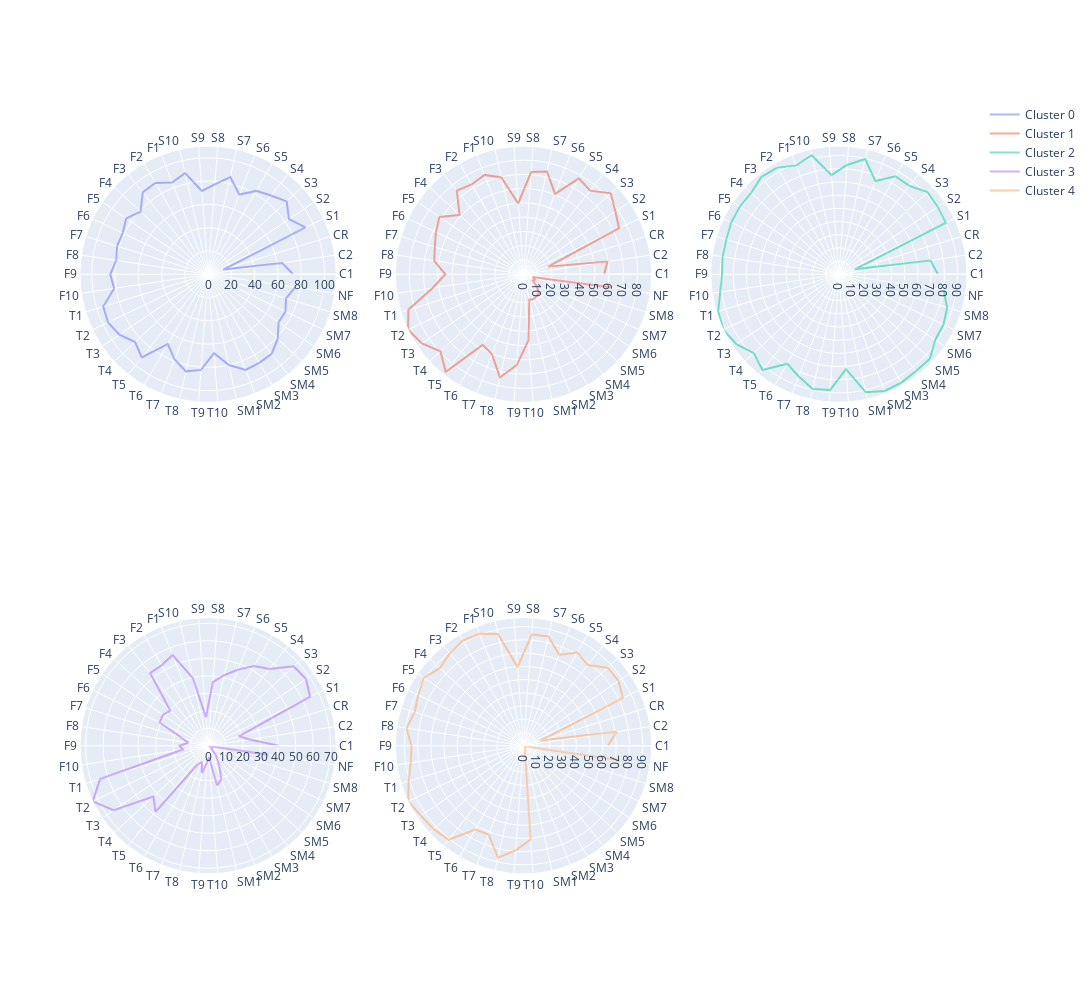

Notebook code cell kept with this figure:
### Code cell
import plotly.graph_objects as go
from plotly.subplots import make_subplots


n = 3
m=2
db = df.drop(columns=['Carrera','Campus','Sem','Sexo','Apr'])
categories = df.drop(columns=['labels','Carrera','Campus','Sem','Sexo','Apr']).columns
fig = make_subplots(rows=m,cols=n,specs=[[{'type': 'polar'}]*n]*m)

for i in range(len(clusters)):
    radio= db[db.labels ==i].drop(columns=['labels']).mean().values
    fig.add_trace(go.Scatterpolar(
          r= [*radio, radio[0]],
          theta=categories,
          #fill='toself',
            opacity=0.5,
          name=f'Cluster {i}'
    ),
        row=(i//n) +1, 
        col= (i%n) +1,
                 )

fig.update_layout(
    autosize=False,
    width=1200,
       height=1000,
    showlegend=True,
    polar=dict(
    radialaxis=dict(
      visible=True,
      range=[0, 110]
    )),
)

fig.show()
fig.write_image('ClusterH.png',format='png')

### Figure 1 — Plotly figure (JSON) as saved in the notebook; plotly's stock layout.template omitted (floating-point values rounded to 4 significant figures)
{"data": [{"name": "Cluster 0", "opacity": 0.5, "r": [72.94, 64.39, 13.67, 92.73, 84.04, 91.98, 86.44, 82.62, 73.46, 85.58, 77.43, 71.76, 89.02, 84.67, 90.56, 90.0, 79.09, 85.05, 81.41, 81.75, 79.8, 84.04, 81.58, 94.26, 95.35, 92.2, 85.6, 91.39, 69.3, 78.67, 85.51, 82.36, 67.99, 79.97, 88.3, 87.87, 87.47, 81.47, 73.25, 73.7, 70.03, 75.46, 72.94], "subplot": "polar", "theta": ["C1", "C2", "CR", "S1", "S2", "S3", "S4", "S5", "S6", "S7", "S8", "S9", "S10", "F1", "F2", "F3", "F4", "F5", "F6", "F7", "F8", "F9", "F10", "T1", "T2", "T3", "T4", "T5", "T6", "T7", "T8", "T9", "T10", "SM1", "SM2", "SM3", "SM4", "SM5", "SM6", "SM7", "SM8", "NF"], "type": "scatterpolar"}, {"name": "Cluster 1", "opacity": 0.5, "r": [56.51, 59.47, 18.12, 74.38, 77.93, 83.39, 74.91, 77.65, 60.48, 73.88, 71.84, 49.74, 69.62, 74.79, 72.66, 74.92, 61.15, 71.25, 68.14, 65.01, 63.28, 54.76, 64.42, 84.46, 89.79, 86.1, 79.39, 87.46, 57.17, 60.32, 74.19, 63.9, 46.52, 18.33, 18.87, 17.89, 17.29, 13.07, 7.894, 8.968, 6.72, 62.6, 56.51], "subplot": "polar2", "theta": ["C1", "C2", "CR", "S1", "S2", "S3", "S4", "S5", "S6", "S7", "S8", "S9", "S10", "F1", "F2", "F3", "F4", "F5", "F6", "F7", "F8", "F9", "F10", "T1", "T2", "T3", "T4", "T5", "T6", "T7", "T8", "T9", "T10", "SM1", "SM2", "SM3", "SM4", "SM5", "SM6", "SM7", "SM8", "NF"], "type": "scatterpolar"}, {"name": "Cluster 2", "opacity": 0.5, "r": [75.13, 70.19, 12.72, 89.99, 90.62, 91.6, 85.72, 85.81, 75.89, 89.6, 83.04, 75.3, 92.51, 88.64, 93.34, 94.31, 90.63, 90.88, 90.5, 89.37, 89.18, 88.59, 90.95, 95.78, 97.12, 94.03, 87.97, 92.91, 78.33, 83.26, 89.24, 87.96, 72.11, 91.8, 94.99, 94.86, 93.87, 94.15, 88.4, 88.01, 85.84, 80.37, 75.13], "subplot": "polar3", "theta": ["C1", "C2", "CR", "S1", "S2", "S3", "S4", "S5", "S6", "S7", "S8", "S9", "S10", "F1", "F2", "F3", "F4", "F5", "F6", "F7", "F8", "F9", "F10", "T1", "T2", "T3", "T4", "T5", "T6", "T7", "T8", "T9", "T10", "SM1", "SM2", "SM3", "SM4", "SM5", "SM6", "SM7", "SM8", "NF"], "type": "scatterpolar"}, {"name": "Cluster 3", "opacity": 0.5, "r": [40.32, 23.97, 18.41, 64.66, 67.69, 66.76, 56.18, 52.56, 46.76, 41.34, 36.45, 16.36, 39.84, 55.74, 53.08, 53.12, 29.57, 31.26, 30.69, 16.4, 11.49, 16.27, 14.59, 64.63, 73.22, 65.36, 42.69, 48.22, 12.71, 9.796, 15.96, 9.933, 6.467, 23.31, 20.55, 12.61, 7.147, 2.88, 1.716, 3.111, 0.4444, 34.82, 40.32], "subplot": "polar4", "theta": ["C1", "C2", "CR", "S1", "S2", "S3", "S4", "S5", "S6", "S7", "S8", "S9", "S10", "F1", "F2", "F3", "F4", "F5", "F6", "F7", "F8", "F9", "F10", "T1", "T2", "T3", "T4", "T5", "T6", "T7", "T8", "T9", "T10", "SM1", "SM2", "SM3", "SM4", "SM5", "SM6", "SM7", "SM8", "NF"], "type": "scatterpolar"}, {"name": "Cluster 4", "opacity": 0.5, "r": [63.72, 71.17, 13.34, 83.27, 86.91, 86.63, 78.06, 81.26, 73.78, 84.6, 84.29, 59.66, 86.65, 90.91, 91.63, 89.29, 86.25, 91.1, 88.27, 86.0, 89.36, 84.65, 86.08, 90.76, 96.77, 93.71, 92.61, 90.83, 73.0, 71.97, 86.68, 79.17, 71.08, 4.668, 4.286, 2.255, 2.608, 1.12, 1.021, 0.9618, 1.132, 74.12, 63.72], "subplot": "polar5", "theta": ["C1", "C2", "CR", "S1", "S2", "S3", "S4", "S5", "S6", "S7", "S8", "S9", "S10", "F1", "F2", "F3", "F4", "F5", "F6", "F7", "F8", "F9", "F10", "T1", "T2", "T3", "T4", "T5", "T6", "T7", "T8", "T9", "T10", "SM1", "SM2", "SM3", "SM4", "SM5", "SM6", "SM7", "SM8", "NF"], "type": "scatterpolar"}], "layout": {"autosize": false, "height": 1000, "polar": {"angularaxis": {"type": "category"}, "domain": {"x": [0, 0.2889], "y": [0.575, 1]}, "radialaxis": {"autorange": false, "range": [0, 110], "type": "linear", "visible": true}}, "polar2": {"angularaxis": {"type": "category"}, "domain": {"x": [0.3556, 0.6444], "y": [0.575, 1]}, "radialaxis": {"autorange": true, "range": [0, 89.79], "type": "linear"}}, "polar3": {"angularaxis": {"type": "category"}, "domain": {"x": [0.7111, 1], "y": [0.575, 1]}, "radialaxis": {"autorange": true, "range": [0, 97.12], "type": "linear"}}, "polar4": {"angularaxis": {"type": "category"}, "domain": {"x": [0, 0.2889], "y": [0, 0.425]}, "radialaxis": {"autorange": true, "range": [0, 73.22], "type": "linear"}}, "polar5": {"angularaxis": {"type": "category"}, "domain": {"x": [0.3556, 0.6444], "y": [0, 0.425]}, "radialaxis": {"autorange": true, "range": [0, 96.77], "type": "linear"}}, "polar6": {"domain": {"x": [0.7111, 1], "y": [0, 0.425]}}, "showlegend": true, "width": 1200}}
